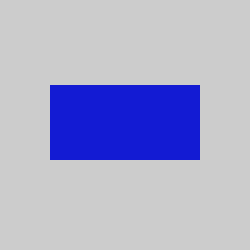
Frame 1 (no input)
Frame 60 (the mouse pressed at the canvas centre just before this capture): identical to frame 1, image omitted
Frame 120 (the mouse held since frame 60 and released just before this capture): identical to frame 1, image omitted

The Processing sketch that drew this single still picture (run headless with seeded random() and noise(); from frame 60 on, the mouse is pressed at the canvas centre):

// Processing sketch: rect_no_outline
// ── rect_no_outline.pde
void setup()
{
  size(250,250);
}

void draw()
{
  noStroke();
  fill(19,27,211);
  rect(50,85,150,75);
}  
